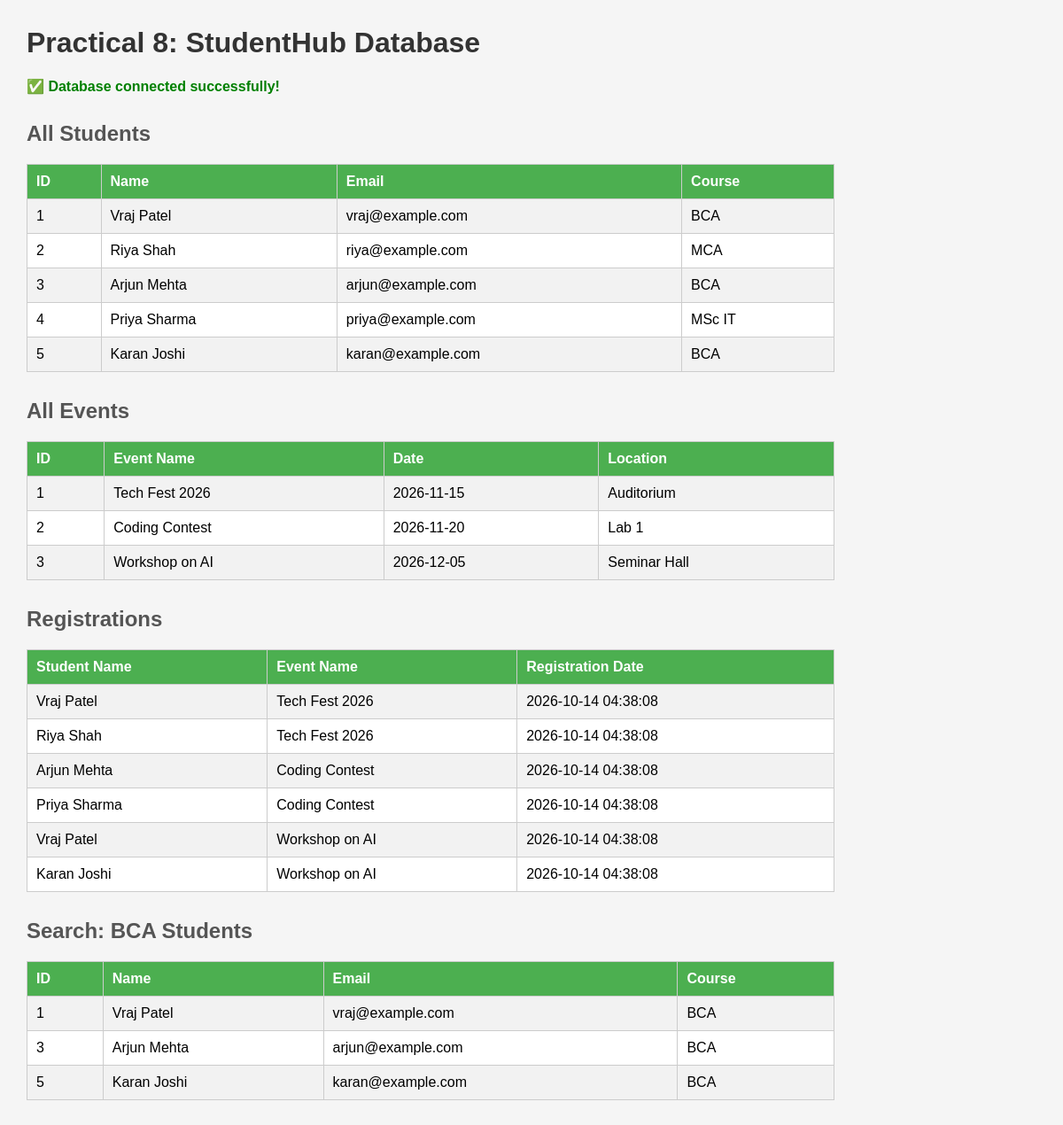
The page / on the database its author committed.
### tables this page shows
CREATE TABLE students (
    student_id INT PRIMARY KEY AUTO_INCREMENT,
    name VARCHAR(100) NOT NULL,
    email VARCHAR(100) UNIQUE NOT NULL,
    course VARCHAR(50)
);

CREATE TABLE events (
    event_id INT PRIMARY KEY AUTO_INCREMENT,
    event_name VARCHAR(100) NOT NULL,
    event_date DATE NOT NULL,
    location VARCHAR(100)
);

CREATE TABLE registrations (
    reg_id INT PRIMARY KEY AUTO_INCREMENT,
    student_id INT,
    event_id INT,
    reg_date TIMESTAMP DEFAULT CURRENT_TIMESTAMP,
    FOREIGN KEY (student_id) REFERENCES students(student_id),
    FOREIGN KEY (event_id) REFERENCES events(event_id)
);

### index.php (the view, shortened to what this page needs)
<!DOCTYPE html>
<html>
<head>
</head>
<body>
<h1>Practical 8: StudentHub Database</h1>
<?php
require_once 'db.php';
echo '<p class="success">✅ Database connected successfully!</p>';
echo "<h2>All Students</h2>";
$stmt = $conn->prepare("SELECT * FROM students");
$stmt->execute();
$students = $stmt->fetchAll(PDO::FETCH_ASSOC);
echo "<table>";
echo "<tr><th>ID</th><th>Name</th><th>Email</th><th>Course</th></tr>";
foreach ($students as $row) {
    echo "<tr>";
    echo "<td>" . $row['student_id'] . "</td>";
    echo "<td>" . $row['name'] . "</td>";
    echo "<td>" . $row['email'] . "</td>";
    echo "<td>" . $row['course'] . "</td>";
    echo "</tr>";
}
echo "</table>";
echo "<h2>All Events</h2>";
$stmt = $conn->prepare("SELECT * FROM events");
$stmt->execute();
$events = $stmt->fetchAll(PDO::FETCH_ASSOC);
echo "<table>";
echo "<tr><th>ID</th><th>Event Name</th><th>Date</th><th>Location</th></tr>";
foreach ($events as $row) {
    echo "<tr>";
    echo "<td>" . $row['event_id'] . "</td>";
    echo "<td>" . $row['event_name'] . "</td>";
    echo "<td>" . $row['event_date'] . "</td>";
    echo "<td>" . $row['location'] . "</td>";
    echo "</tr>";
}
echo "</table>";
echo "<h2>Registrations</h2>";
$stmt = $conn->prepare("SELECT s.name, e.event_name, r.reg_date
                         FROM registrations r
                         JOIN students s ON r.student_id = s.student_id
                         JOIN events e ON r.event_id = e.event_id");
$stmt->execute();
$regs = $stmt->fetchAll(PDO::FETCH_ASSOC);
echo "<table>";
echo "<tr><th>Student Name</th><th>Event Name</th><th>Registration Date</th></tr>";
foreach ($regs as $row) {
    echo "<tr>";
    echo "<td>" . $row['name'] . "</td>";
    echo "<td>" . $row['event_name'] . "</td>";
    echo "<td>" . $row['reg_date'] . "</td>";
    echo "</tr>";
}
echo "</table>";
echo "<h2>Search: BCA Students</h2>";
$course = "BCA";
$stmt = $conn->prepare("SELECT * FROM students WHERE course = :course");
$stmt->bindParam(':course', $course);
$stmt->execute();
$results = $stmt->fetchAll(PDO::FETCH_ASSOC);
echo "<table>";
echo "<tr><th>ID</th><th>Name</th><th>Email</th><th>Course</th></tr>";
foreach ($results as $row) {
    echo "<tr>";
    echo "<td>" . $row['student_id'] . "</td>";
    echo "<td>" . $row['name'] . "</td>";
    echo "<td>" . $row['email'] . "</td>";
    echo "<td>" . $row['course'] . "</td>";
    echo "</tr>";
}
echo "</table>";
?>
</body>
</html>

### index.php (style rules this page uses)
body { font-family: Arial; margin: 30px; background: #f5f5f5; }
h1 { color: #333; }
h2 { color: #555; margin-top: 30px; }
.success { color: green; font-weight: bold; }
table { border-collapse: collapse; width: 80%; margin-top: 10px; background: white; }
th, td { border: 1px solid #ccc; padding: 10px; text-align: left; }
th { background: #4CAF50; color: white; }
tr:nth-child(even) { background: #f2f2f2; }

### rows shown on the page
students: student_id "1", name "Vraj Patel", email "vraj@example.com", course "BCA"
students: student_id "2", name "Riya Shah", email "riya@example.com", course "MCA"
students: student_id "3", name "Arjun Mehta", email "arjun@example.com", course "BCA"
students: student_id "4", name "Priya Sharma", email "priya@example.com", course "MSc IT"
students: student_id "5", name "Karan Joshi", email "karan@example.com", course "BCA"
events: event_id "1", event_name "Tech Fest 2026", event_date "2026-11-15", location "Auditorium"
events: event_id "2", event_name "Coding Contest", event_date "2026-11-20", location "Lab 1"
events: event_id "3", event_name "Workshop on AI", event_date "2026-12-05", location "Seminar Hall"
registrations: student.name "Vraj Patel", event.event_name "Tech Fest 2026", reg_date "2026-10-14 04:38:08"
registrations: student.name "Riya Shah", event.event_name "Tech Fest 2026", reg_date "2026-10-14 04:38:08"
registrations: student.name "Arjun Mehta", event.event_name "Coding Contest", reg_date "2026-10-14 04:38:08"
registrations: student.name "Priya Sharma", event.event_name "Coding Contest", reg_date "2026-10-14 04:38:08"
registrations: student.name "Vraj Patel", event.event_name "Workshop on AI", reg_date "2026-10-14 04:38:08"
registrations: student.name "Karan Joshi", event.event_name "Workshop on AI", reg_date "2026-10-14 04:38:08"
